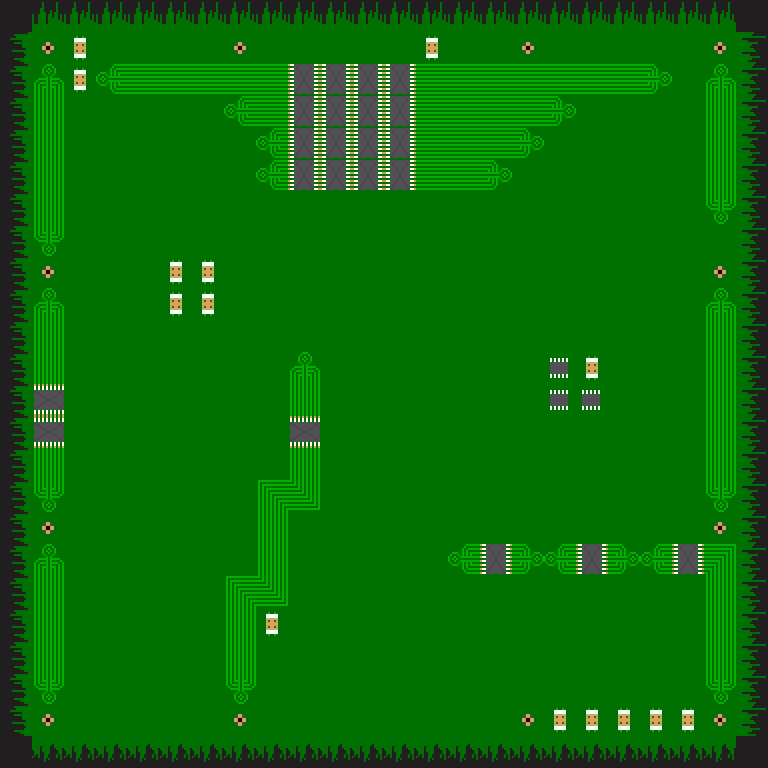

Below is a game level as drawn by its tile map, then a one-line description and the .tmx file that defines it, in full:
An orthogonal 24x24 tile map with 32x32 px tiles, 1 tile layer (background) and 14 objects (end, start).

<map version="1.0" tiledversion="v1.0.2-57-ge8e9487" orientation="orthogonal" renderorder="right-down" width="24" height="24" tilewidth="32" tileheight="32" backgroundcolor="#007000" nextobjectid="50">
 <tileset firstgid="1" name="tileset" tilewidth="32" tileheight="32" tilecount="29" columns="0">
  <grid orientation="orthogonal" width="1" height="1" />
  <tile id="0">
   <image width="32" height="32" source="../textures/circuit/circuit_00.png" />
  </tile>
  <tile id="1">
   <image width="32" height="32" source="../textures/circuit/circuit_01.png" />
  </tile>
  <tile id="2">
   <image width="32" height="32" source="../textures/circuit/circuit_02.png" />
  </tile>
  <tile id="3">
   <image width="32" height="32" source="../textures/circuit/circuit_03.png" />
  </tile>
  <tile id="4">
   <image width="32" height="32" source="../textures/circuit/circuit_04.png" />
  </tile>
  <tile id="5">
   <image width="32" height="32" source="../textures/circuit/circuit_05.png" />
  </tile>
  <tile id="6">
   <image width="32" height="32" source="../textures/circuit/circuit_06.png" />
  </tile>
  <tile id="7">
   <image width="32" height="32" source="../textures/circuit/circuit_07.png" />
  </tile>
  <tile id="8">
   <image width="32" height="32" source="../textures/circuit/circuit_08.png" />
  </tile>
  <tile id="9">
   <image width="32" height="32" source="../textures/circuit/circuit_09.png" />
  </tile>
  <tile id="10">
   <image width="32" height="32" source="../textures/circuit/circuit_10.png" />
  </tile>
  <tile id="11">
   <image width="32" height="32" source="../textures/circuit/circuit_11.png" />
  </tile>
  <tile id="12">
   <image width="32" height="32" source="../textures/circuit/circuit_12.png" />
  </tile>
  <tile id="13">
   <image width="32" height="32" source="../textures/circuit/circuit_13.png" />
  </tile>
  <tile id="14">
   <image width="32" height="32" source="../textures/circuit/circuit_14.png" />
  </tile>
  <tile id="15">
   <image width="32" height="32" source="../textures/circuit/circuit_15.png" />
  </tile>
  <tile id="16">
   <image width="32" height="32" source="../textures/circuit/circuit_16.png" />
  </tile>
  <tile id="17">
   <image width="32" height="32" source="../textures/circuit/circuit_17.png" />
  </tile>
  <tile id="18">
   <image width="32" height="32" source="../textures/circuit/circuit_18.png" />
  </tile>
  <tile id="19">
   <image width="32" height="32" source="../textures/circuit/circuit_19.png" />
  </tile>
  <tile id="20">
   <image width="32" height="32" source="../textures/circuit/circuit_20.png" />
  </tile>
  <tile id="21">
   <image width="32" height="32" source="../textures/circuit/circuit_21.png" />
  </tile>
  <tile id="22">
   <image width="32" height="32" source="../textures/circuit/circuit_22.png" />
  </tile>
  <tile id="23">
   <image width="32" height="32" source="../textures/circuit/circuit_23.png" />
  </tile>
  <tile id="24">
   <image width="32" height="32" source="../textures/circuit/circuit_24.png" />
  </tile>
  <tile id="25">
   <image width="32" height="32" source="../textures/circuit/circuit_25.png" />
  </tile>
  <tile id="26">
   <image width="32" height="32" source="../textures/circuit/circuit_26.png" />
  </tile>
  <tile id="27">
   <image width="32" height="32" source="../textures/circuit/circuit_27.png" />
  </tile>
  <tile id="28">
   <image width="32" height="32" source="../textures/circuit/circuit_28.png" />
  </tile>
 </tileset>
 <layer name="background" width="24" height="24">
  <data encoding="csv">
16,14,14,14,14,14,14,14,14,14,14,14,14,14,14,14,14,14,14,14,14,14,14,16,
12,20,23,0,0,0,0,20,0,0,0,0,0,23,0,0,20,0,0,0,0,0,20,13,
12,11,23,8,2,2,2,2,2,22,22,22,22,2,2,2,2,2,2,2,9,0,11,13,
12,3,0,0,0,0,0,8,2,22,22,22,22,2,2,2,2,9,0,0,0,0,3,13,
12,3,0,0,0,0,0,0,8,22,22,22,22,2,2,2,9,0,0,0,0,0,3,13,
12,3,0,0,0,0,0,0,8,22,22,22,22,2,2,9,0,0,0,0,0,0,3,13,
12,3,0,0,0,0,0,0,0,0,0,0,0,0,0,0,0,0,0,0,0,0,10,13,
12,10,0,0,0,0,0,0,0,0,0,0,0,0,0,0,0,0,0,0,0,0,0,13,
12,20,0,0,0,23,23,0,0,0,0,0,0,0,0,0,0,0,0,0,0,0,20,13,
12,11,0,0,0,23,23,0,0,0,0,0,0,0,0,0,0,0,0,0,0,0,11,13,
12,3,0,0,0,0,0,0,0,0,0,0,0,0,0,0,0,0,0,0,0,0,3,13,
12,3,0,0,0,0,0,0,0,11,0,0,0,0,0,0,0,24,23,0,0,0,3,13,
12,21,0,0,0,0,0,0,0,3,0,0,0,0,0,0,0,24,24,0,0,0,3,13,
12,21,0,0,0,0,0,0,0,21,0,0,0,0,0,0,0,0,0,0,0,0,3,13,
12,3,0,0,0,0,0,0,0,3,0,0,0,0,0,0,0,0,0,0,0,0,3,13,
12,10,0,0,0,0,0,0,5,7,0,0,0,0,0,0,0,0,0,0,0,0,10,13,
12,20,0,0,0,0,0,0,3,0,0,0,0,0,0,0,0,0,0,0,0,0,20,13,
12,11,0,0,0,0,0,0,3,0,0,0,0,0,8,22,9,8,22,9,8,22,6,13,
12,3,0,0,0,0,0,5,7,0,0,0,0,0,0,0,0,0,0,0,0,0,3,13,
12,3,0,0,0,0,0,3,23,0,0,0,0,0,0,0,0,0,0,0,0,0,3,13,
12,3,0,0,0,0,0,3,0,0,0,0,0,0,0,0,0,0,0,0,0,0,3,13,
12,10,0,0,0,0,0,10,0,0,0,0,0,0,0,0,0,0,0,0,0,0,10,13,
12,20,0,0,0,0,0,20,0,0,0,0,0,0,0,0,20,23,23,23,23,23,20,13,
16,15,15,15,15,15,15,15,15,15,15,15,15,15,15,15,15,15,15,15,15,15,15,16
</data>
 </layer>
 <objectgroup name="enemies">
  <object id="40" x="229.541" y="226.88">
   <polyline points="0,0 -29.9401,-5.98802 -89.8204,17.9641 -102.462,80.5057 -49.2349,137.059 13.3067,117.764 24.6174,51.2309" />
  </object>
  <object id="41" x="562.209" y="46.5735">
   <polyline points="0,0 124.418,2.66134 123.752,170.991 152.362,199.601 121.756,230.872 121.091,478.377 -230.872,483.699 -229.541,166.999 -39.9202,169.661 117.099,53.2269 118.43,7.3187" />
  </object>
  <object id="42" x="530.273" y="336.66">
   <polyline points="0,0 -13.3067,53.2269 17.9641,113.107 92.4817,109.78 113.772,47.9042 84.4977,-3.32668" />
  </object>
  <object id="43" x="447.106" y="264.804">
   <polyline points="0,0 0,225.549" />
  </object>
  <object id="44" x="515.635" y="487.691">
   <polyline points="0,0 130.406,-1.99601" />
  </object>
  <object id="45" x="620.758" y="606.786">
   <polyline points="0,0 -80.5057,35.9281 -20.6254,64.5376 38.5895,36.5935" />
  </object>
  <object id="46" x="397.206" y="626.747">
   <polyline points="0,0 -16.6334,68.5296 53.2269,85.163 92.4817,-2.66134" />
  </object>
  <object id="47" x="287.425" y="667.997">
   <polyline points="0,0 389.887,0 390.552,-73.8523" />
  </object>
  <object id="48" x="95.143" y="698.603">
   <polyline points="0,0 -0.665336,-81.171 101.131,-83.167 103.127,2.66134" />
  </object>
  <object id="49" x="266.134" y="375.25">
   <polyline points="0,0 -0.665336,67.1989 -47.9042,91.8164 -45.2428,163.673 -107.119,174.318 -180.971,153.027 -176.979,13.3067 -170.991,-248.836 -61.8762,-246.174 -20.6254,-157.685" />
  </object>
 </objectgroup>
 <objectgroup name="collectables" />
 <objectgroup name="markers">
  <object id="9" name="end" x="129.522" y="692.568" width="16.4572" height="15.4598">
   <ellipse />
  </object>
  <object id="23" name="start" x="377.096" y="386.629" width="16.4572" height="15.4598" rotation="-135">
   <ellipse />
  </object>
 </objectgroup>
 <objectgroup name="barriers">
  <object id="38" x="299.401" y="196.274" width="10" height="151.031" />
  <object id="39" x="294.744" y="554.225" width="150.366" height="10" />
 </objectgroup>
</map>